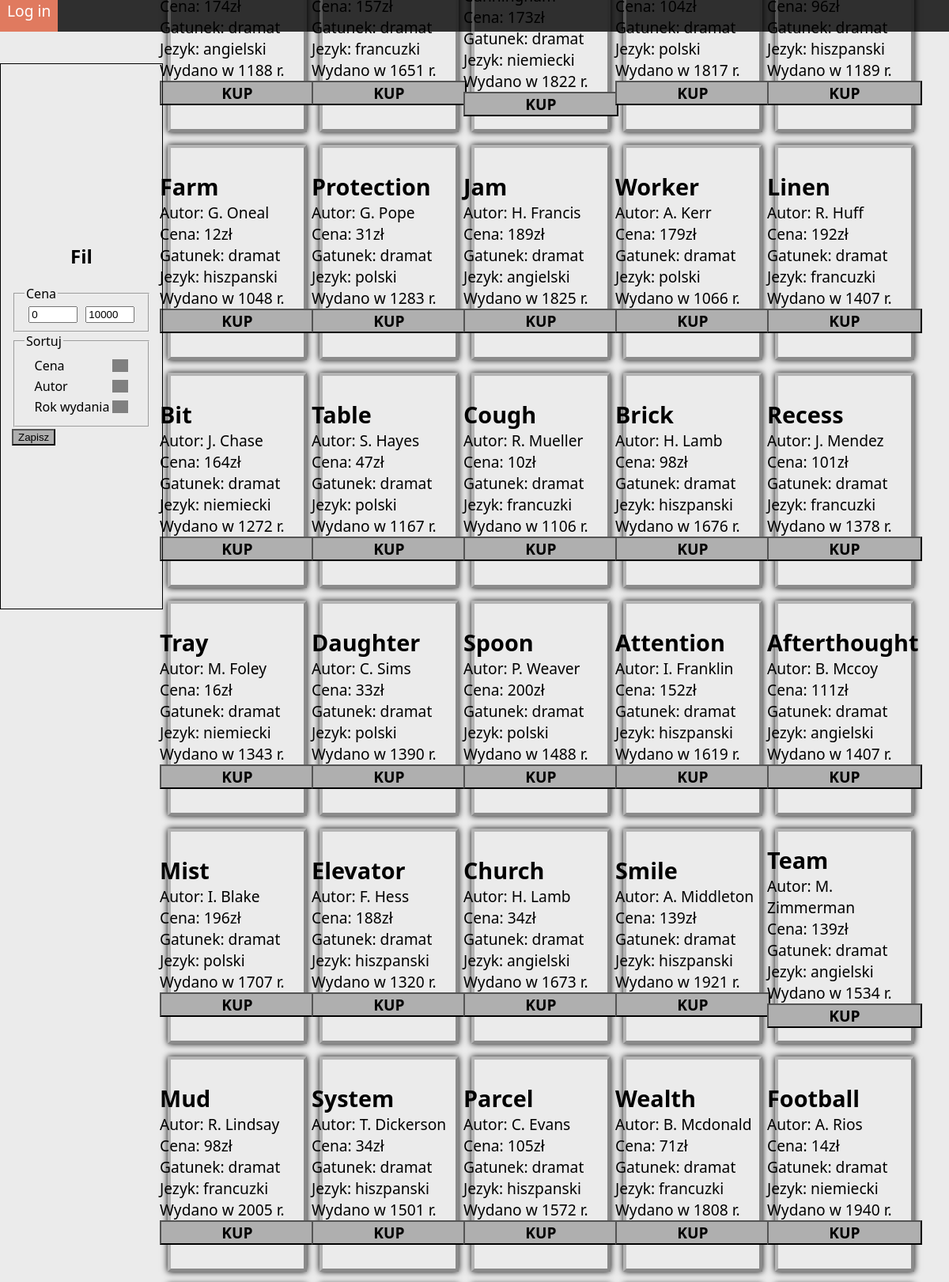
The page / (upper part) on the database its author committed.
### tables this page shows
CREATE TABLE `ksiazki` (
  `id_ksiazki` int(11) NOT NULL,
  `tytul` varchar(100) NOT NULL,
  `id_autora` int(11) NOT NULL,
  `cena` decimal(10,0) DEFAULT NULL,
  `ilosc` int(11) DEFAULT 0,
  `wydawnictwo` varchar(20) DEFAULT NULL,
  `temat` varchar(30) DEFAULT NULL,
  `gatunek` varchar(50) NOT NULL,
  `miejsce_wydania` varchar(28) DEFAULT NULL,
  `jezyk_ksiazki` varchar(15) DEFAULT NULL,
  `opis` varchar(100) DEFAULT NULL,
  `rok_wydania` varchar(4) DEFAULT NULL
);

### index.php (the view, shortened to what this page needs)
<!DOCTYPE html>
<html lang="pl">
<head>
    <link rel="stylesheet" href="index.css">
</head>
<body>
    <?php
    try{
        $id = mysqli_connect("localhost", "root", "", "ksiegarnia");
    } catch (Exception $ex){
        if(mysqli_connect_errno() == 1049){
            $_SESSION['origin'] = 'index.php';
            header('Location: createdb.php');
            die;
        }
    }
    echo "<nav>";
    if(isset($_SESSION['uid'])){
        echo "<div><a href='logout.php'>Log out</a></div>
            <div><a href='settings.php'>Ustawienia</a></div>";
        $a = mysqli_query($id, "select admin from klient where id_klienta = ".$_SESSION['uid'].";");
        if($a && mysqli_fetch_row($a)[0] == 1){
            echo "<div><a href='admin.php'>Admin</a></div>";
        }
    }
    else{
        echo "<div><a href='login.php'>Log in</a></div>";
    }
    echo "</nav><main><div id='main'>";
    for($i = 1; $i < 100; ++$i){
        $book = mysqli_query($id, "select ksiazki.tytul, concat(substr(autor.imie, 1, 1), '. ', autor.nazwisko), ksiazki.cena,  ksiazki.gatunek, ksiazki.jezyk_ksiazki, ksiazki.rok_wydania, ksiazki.id_ksiazki from ksiazki join autor using (id_autora) WHERE ksiazki.id_ksiazki > -1 AND ksiazki.cena BETWEEN ".(isset($_POST['cena-min']) ? $_POST['cena-min'] : 0)." AND ".(isset($_POST['cena-max']) ? $_POST['cena-max'] : 10000)." ".(isset($_POST['sort-cena']) && $_POST['sort-cena'] != '2' ? "order by ksiazki.cena ".(isset($_POST['sort-cena']) && $_POST['sort-cena'] == '1' ? 'asc' : 'desc') : "").(isset($_POST['sort-autor']) && $_POST['sort-autor'] != '2' ? (isset($_POST['sort-cena']) && $_POST['sort-cena'] != '2' ? ", " : 'order by ')."autor.imie ".(isset($_POST['sort-autor']) && $_POST['sort-autor'] == '1' ? 'asc' : 'desc') : "").(isset($_POST['sort-rok-wydania']) && $_POST['sort-rok-wydania'] != '2' ? (isset($_POST['sort-cena']) && $_POST['sort-cena'] != '2' || isset($_POST['sort-autor']) && $_POST['sort-autor'] != '2' ? ", " : 'order by ')."ksiazki.rok_wydania ".(isset($_POST['sort-rok-wydania']) && $_POST['sort-rok-wydania'] == '1' ? 'asc' : 'desc') : "")." limit $i, 1;");
        if($book){
            $data = mysqli_fetch_row($book);
            if($data){
                echo "<div class='ksiazka'>
                        <form action='order.php' method='post'>
                            <div class='title'>".$data[0]."</div>
                            <div class='autor'>".$data[1]."</div>
                            <div class='cena'>".$data[2]."</div>
                            <div class='gatunek'>".$data[3]."</div>
                            <div class='jezyk'>".$data[4]."</div>
                            <div class='rok'>".$data[5]."</div>
                            <input type='hidden' name='data' value=".$data[6].">
                            ".(isset($_SESSION['uid']) ? "
                            <input type='hidden' name='uid' value='".$_SESSION['uid']."'>
                            <input type='submit' class='kup' value='kup'>" : "<a href='login.php' style='display: block;' class='div-submit kup'>kup</a>")."
                        </form>
                    </div>";
            }
        }
    }
    echo "</div></main>";
    echo "<aside>
        <h2>Fil</h2>
        <form action='index.php' method='post'>
            <fieldset>
                <legend>Cena</legend>
                <input type='number' value='".(!isset($_POST['cena-min']) ? 0 : $_POST['cena-min'])."' placeholder='min' name='cena-min' id='cena-min'>
                <input type='number' value='".(!isset($_POST['cena-max']) ? 10000 : $_POST['cena-max'])."' placeholder='max' name='cena-max' id='cena-max'>
            </fieldset>
            <fieldset>
                <legend>Sortuj</legend>
                <table>
                    <tr><td>Cena</td><td><div class='checkbox".(!isset($_POST['sort-cena']) ?  '2' : $_POST['sort-cena'])."' onclick='toggle(this, \"sort-cena\");'></div><input type='hidden' value='".(isset($_POST['sort-cena']) ? $_POST['sort-cena'] : '2')."' name='sort-cena' id='sort-cena'></td></tr>
                    <tr><td>Autor</td><td><div class='checkbox".(!isset($_POST['sort-autor']) ? '2' : $_POST['sort-autor'])."' onclick='toggle(this, \"sort-autor\");'></div><input type='hidden' value='".(isset($_POST['sort-autor']) ? $_POST['sort-autor'] : '2')."' name='sort-autor' id='sort-autor'></td></tr>
                    <tr><td>Rok wydania</td><td><div class='checkbox".(!isset($_POST['sort-rok-wydania']) ? '2' : $_POST['sort-rok-wydania'])."' onclick='toggle(this, \"sort-rok-wydania\");'></div><input type='hidden' value='".(isset($_POST['sort-rok-wydania']) ? $_POST['sort-rok-wydania'] : '2')."' name='sort-rok-wydania' id='sort-rok-wydania'></td></tr>
                </table>
            </fieldset>
            <input type='submit' value='Zapisz'>
        </form>
    </aside>";
    ?>
</body>
</html>

### index.css (style rules this page uses)
html, body { margin: 0; padding: 0; overflow-x: hidden; }
body { font-family: "Segoe UI", Tahoma, Geneva, Verdana, sans-serif; background-color: #ebebeb; }
nav { width: 100vw; height: 5vh; background-color: #2f2f2f; color: #ebebeb; font-size: larger; display: flex; justify-content: start; align-items: start; }
nav div { border-width: 0 0.5em; border-color: #2f2f2f; border-style: solid; height: 100%; color: white; }
nav div a { color: white; text-decoration: none; }
aside { position: absolute; top: 10vh; left: 0; width: 13vw; height: 80vh; padding: 2vw; display: flex; justify-content: center; align-items: center; flex-direction: column; border: 1px solid black; }
aside fieldset { width: 12vw; display: flex; justify-content: space-around; align-items: center; }
aside fieldset input[type="number"] { width: 4em; }
aside fieldset div.checkbox2 { width: 0.25em; height: 0; border-style: solid; border-width: 0.5em; border-color: gray; }
main { width: 90vw; margin-top: -3vh; margin-left: 10vw; min-height: 85vh; padding: 3vh; }
main div#main { display: flex; justify-content: center; align-items: center; flex-wrap: wrap; }
#main > .ksiazka { height: 33vh; width: 14vw; border: 0.5vh outset rgba(127, 127, 127, 0.5); margin: 1vh; box-shadow: 0 0 1vh black; display: flex; justify-content: center; align-items: center; font-size: larger; }
.title { display: block; font-size: 1.5em; font-weight: bold; }
.autor::before { content: "Autor: "; }
.cena::before { content: "Cena: "; }
.cena::after { content: "zł"; }
.gatunek::before { content: "Gatunek: "; }
.jezyk::before { content: "Jezyk: "; }
.rok::before { content: "Wydano w "; }
.rok::after { content: " r."; }
.kup { width: 10em; display: flex; justify-content: center; align-items: center; text-align: center; font-weight: 600; text-transform: uppercase; }
input[type="submit"], .div-submit { text-decoration: none; color: black; border: 2px outset black; background-color: #afafaf; outline: none; transition: all 500ms ease-in-out; }

### rows shown on the page
ksiazki: gatunek "dramat", jezyk_ksiazki "angielski", rok_wydania "1188"
ksiazki: gatunek "dramat", jezyk_ksiazki "francuzki", rok_wydania "1651"
ksiazki: cena "173", gatunek "dramat", jezyk_ksiazki "niemiecki", rok_wydania "1822"
ksiazki: gatunek "dramat", jezyk_ksiazki "polski", rok_wydania "1817"
ksiazki: gatunek "dramat", jezyk_ksiazki "hiszpanski", rok_wydania "1189"
ksiazki: tytul "Farm", data "G. Oneal", cena "12", gatunek "dramat", jezyk_ksiazki "hiszpanski", rok_wydania "1048"
ksiazki: tytul "Protection", data "G. Pope", cena "31", gatunek "dramat", jezyk_ksiazki "polski", rok_wydania "1283"
ksiazki: tytul "Jam", data "H. Francis", cena "189", gatunek "dramat", jezyk_ksiazki "angielski", rok_wydania "1825"
ksiazki: tytul "Worker", data "A. Kerr", cena "179", gatunek "dramat", jezyk_ksiazki "polski", rok_wydania "1066"
ksiazki: tytul "Linen", data "R. Huff", cena "192", gatunek "dramat", jezyk_ksiazki "francuzki", rok_wydania "1407"
ksiazki: tytul "Bit", data "J. Chase", cena "164", gatunek "dramat", jezyk_ksiazki "niemiecki", rok_wydania "1272"
ksiazki: tytul "Table", data "S. Hayes", cena "47", gatunek "dramat", jezyk_ksiazki "polski", rok_wydania "1167"
ksiazki: tytul "Cough", data "R. Mueller", cena "10", gatunek "dramat", jezyk_ksiazki "francuzki", rok_wydania "1106"
ksiazki: tytul "Brick", data "H. Lamb", cena "98", gatunek "dramat", jezyk_ksiazki "hiszpanski", rok_wydania "1676"
ksiazki: tytul "Recess", data "J. Mendez", cena "101", gatunek "dramat", jezyk_ksiazki "francuzki", rok_wydania "1378"
ksiazki: tytul "Tray", data "M. Foley", cena "16", gatunek "dramat", jezyk_ksiazki "niemiecki", rok_wydania "1343"
ksiazki: tytul "Daughter", data "C. Sims", cena "33", gatunek "dramat", jezyk_ksiazki "polski", rok_wydania "1390"
ksiazki: tytul "Spoon", data "P. Weaver", cena "200", gatunek "dramat", jezyk_ksiazki "polski", rok_wydania "1488"
ksiazki: tytul "Attention", data "I. Franklin", cena "152", gatunek "dramat", jezyk_ksiazki "hiszpanski", rok_wydania "1619"
ksiazki: tytul "Afterthought", data "B. Mccoy", cena "111", gatunek "dramat", jezyk_ksiazki "angielski", rok_wydania "1407"
ksiazki: tytul "Mist", data "I. Blake", cena "196", gatunek "dramat", jezyk_ksiazki "polski", rok_wydania "1707"
ksiazki: tytul "Elevator", data "F. Hess", cena "188", gatunek "dramat", jezyk_ksiazki "hiszpanski", rok_wydania "1320"
ksiazki: tytul "Church", data "H. Lamb", cena "34", gatunek "dramat", jezyk_ksiazki "angielski", rok_wydania "1673"
ksiazki: tytul "Smile", data "A. Middleton", cena "139", gatunek "dramat", jezyk_ksiazki "hiszpanski", rok_wydania "1921"
ksiazki: tytul "Team", data "M. Zimmerman", cena "139", gatunek "dramat", jezyk_ksiazki "angielski", rok_wydania "1534"
ksiazki: tytul "Mud", data "R. Lindsay", cena "98", gatunek "dramat", jezyk_ksiazki "francuzki", rok_wydania "2005"
ksiazki: tytul "System", data "T. Dickerson", cena "34", gatunek "dramat", jezyk_ksiazki "hiszpanski", rok_wydania "1501"
ksiazki: tytul "Parcel", data "C. Evans", cena "105", gatunek "dramat", jezyk_ksiazki "hiszpanski", rok_wydania "1572"
ksiazki: tytul "Wealth", data "B. Mcdonald", cena "71", gatunek "dramat", jezyk_ksiazki "francuzki", rok_wydania "1808"
ksiazki: tytul "Football", data "A. Rios", cena "14", gatunek "dramat", jezyk_ksiazki "niemiecki", rok_wydania "1940"
